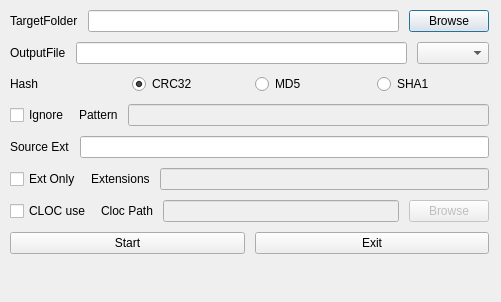
<?xml version="1.0" encoding="UTF-8"?>
<ui version="4.0">
 <class>Dialog</class>
 <widget class="QDialog" name="Dialog">
  <property name="geometry">
   <rect>
    <x>0</x>
    <y>0</y>
    <width>501</width>
    <height>302</height>
   </rect>
  </property>
  <property name="sizePolicy">
   <sizepolicy hsizetype="Expanding" vsizetype="MinimumExpanding">
    <horstretch>0</horstretch>
    <verstretch>0</verstretch>
   </sizepolicy>
  </property>
  <property name="windowTitle">
   <string>FilesInfoReader GUI</string>
  </property>
  <widget class="QWidget" name="layoutWidget">
   <property name="geometry">
    <rect>
     <x>10</x>
     <y>10</y>
     <width>479</width>
     <height>328</height>
    </rect>
   </property>
   <layout class="QVBoxLayout" name="verticalLayout">
    <property name="spacing">
     <number>10</number>
    </property>
    <property name="sizeConstraint">
     <enum>QLayout::SetMaximumSize</enum>
    </property>
    <item>
     <layout class="QHBoxLayout" name="LayoutTargetFolder">
      <property name="sizeConstraint">
       <enum>QLayout::SetDefaultConstraint</enum>
      </property>
      <item>
       <widget class="QLabel" name="label">
        <property name="text">
         <string>TargetFolder</string>
        </property>
       </widget>
      </item>
      <item>
       <widget class="QLineEdit" name="EditTargetFolder"/>
      </item>
      <item>
       <widget class="QPushButton" name="BtnBrowse">
        <property name="text">
         <string>Browse</string>
        </property>
       </widget>
      </item>
     </layout>
    </item>
    <item>
     <layout class="QHBoxLayout" name="LayoutOutput">
      <item>
       <widget class="QLabel" name="label_3">
        <property name="text">
         <string>OutputFile</string>
        </property>
       </widget>
      </item>
      <item>
       <widget class="QLineEdit" name="EditOutput">
        <property name="text">
         <string/>
        </property>
       </widget>
      </item>
      <item>
       <widget class="QComboBox" name="ComboOutputType"/>
      </item>
     </layout>
    </item>
    <item>
     <layout class="QHBoxLayout" name="LayoutHashMethod">
      <item>
       <widget class="QLabel" name="label_6">
        <property name="text">
         <string>Hash</string>
        </property>
       </widget>
      </item>
      <item>
       <widget class="QRadioButton" name="RadBtnCrc32">
        <property name="text">
         <string>CRC32</string>
        </property>
        <property name="checked">
         <bool>true</bool>
        </property>
       </widget>
      </item>
      <item>
       <widget class="QRadioButton" name="RadBtnMD5">
        <property name="text">
         <string>MD5</string>
        </property>
       </widget>
      </item>
      <item>
       <widget class="QRadioButton" name="RadBtnSHA1">
        <property name="text">
         <string>SHA1</string>
        </property>
       </widget>
      </item>
     </layout>
    </item>
    <item>
     <layout class="QHBoxLayout" name="LayoutIgnorePat">
      <item>
       <widget class="QCheckBox" name="ChkBoxIgnore">
        <property name="enabled">
         <bool>true</bool>
        </property>
        <property name="text">
         <string>Ignore</string>
        </property>
       </widget>
      </item>
      <item>
       <widget class="QLabel" name="label_5">
        <property name="text">
         <string>Pattern</string>
        </property>
       </widget>
      </item>
      <item>
       <widget class="QLineEdit" name="EditIgnorePattern">
        <property name="enabled">
         <bool>false</bool>
        </property>
       </widget>
      </item>
     </layout>
    </item>
    <item>
     <layout class="QHBoxLayout" name="horizontalLayout">
      <item>
       <widget class="QLabel" name="label_4">
        <property name="text">
         <string>Source Ext</string>
        </property>
       </widget>
      </item>
      <item>
       <widget class="QLineEdit" name="EditSourceExtList"/>
      </item>
     </layout>
    </item>
    <item>
     <layout class="QHBoxLayout" name="LayoutExtOnly">
      <item>
       <widget class="QCheckBox" name="ChkBoxExtOnly">
        <property name="text">
         <string>Ext Only</string>
        </property>
       </widget>
      </item>
      <item>
       <widget class="QLabel" name="label_2">
        <property name="text">
         <string>Extensions</string>
        </property>
       </widget>
      </item>
      <item>
       <widget class="QLineEdit" name="EditExtList">
        <property name="enabled">
         <bool>false</bool>
        </property>
       </widget>
      </item>
     </layout>
    </item>
    <item>
     <layout class="QVBoxLayout" name="verticalLayout_2">
      <item>
       <layout class="QHBoxLayout" name="horizontalLayout_2">
        <item>
         <widget class="QCheckBox" name="ChkBoxClocUse">
          <property name="text">
           <string>CLOC use</string>
          </property>
         </widget>
        </item>
        <item>
         <widget class="QLabel" name="label_7">
          <property name="text">
           <string>Cloc Path</string>
          </property>
         </widget>
        </item>
        <item>
         <widget class="QLineEdit" name="EditClocPath">
          <property name="enabled">
           <bool>false</bool>
          </property>
         </widget>
        </item>
        <item>
         <widget class="QPushButton" name="BtnClocPathBrowse">
          <property name="enabled">
           <bool>false</bool>
          </property>
          <property name="text">
           <string>Browse</string>
          </property>
         </widget>
        </item>
       </layout>
      </item>
     </layout>
    </item>
    <item>
     <layout class="QHBoxLayout" name="LayoutStartExitButton">
      <item>
       <widget class="QPushButton" name="BtnStart">
        <property name="text">
         <string>Start</string>
        </property>
       </widget>
      </item>
      <item>
       <widget class="QPushButton" name="BtnExit">
        <property name="text">
         <string>Exit</string>
        </property>
       </widget>
      </item>
     </layout>
    </item>
   </layout>
  </widget>
 </widget>
 <resources/>
 <connections/>
</ui>
